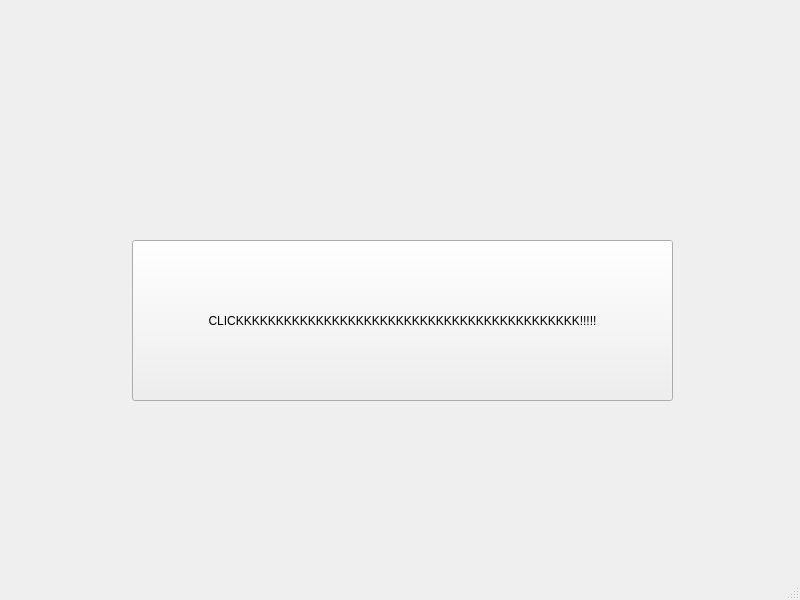
<?xml version="1.0" encoding="UTF-8"?>
<ui version="4.0">
 <class>MainWindow</class>
 <widget class="QMainWindow" name="MainWindow">
  <property name="geometry">
   <rect>
    <x>0</x>
    <y>0</y>
    <width>800</width>
    <height>600</height>
   </rect>
  </property>
  <property name="windowTitle">
   <string>MainWindow</string>
  </property>
  <widget class="QWidget" name="centralwidget">
   <widget class="QPushButton" name="pushButton">
    <property name="geometry">
     <rect>
      <x>132</x>
      <y>240</y>
      <width>541</width>
      <height>161</height>
     </rect>
    </property>
    <property name="text">
     <string>CLICKKKKKKKKKKKKKKKKKKKKKKKKKKKKKKKKKKKKKKKKKKK!!!!!</string>
    </property>
   </widget>
  </widget>
  <widget class="QStatusBar" name="statusbar"/>
 </widget>
 <resources/>
 <connections/>
</ui>
